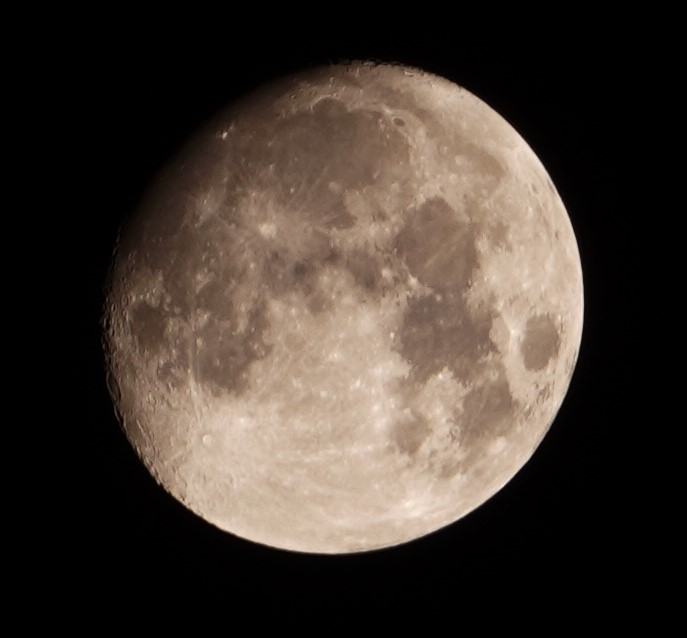
#> input picture resourses/moon.jpg, 687 x 638 px, found by its file name
$ python enhanImg.py
#> lines starting #> are read from the running program, lines starting #| are printed output that depends on the picture
#> further down, original_image is the input picture: shape (638, 687, 3); mean B, G, R 49.2, 57, 67.4
import cv2
import numpy as np

def enhance_details(image, sigma=1.5, strength=1.5):
    # Convert the image to LAB color space
#> called with sigma = 1.5, strength = 1.5
    lab_image = cv2.cvtColor(image, cv2.COLOR_BGR2LAB)
#> lab_image: shape (638, 687, 3); mean of channels 0, 1, 2 61.7, 130.7, 133.6

    # Split the LAB image into L, A, and B channels
    l_channel, a_channel, b_channel = cv2.split(lab_image)
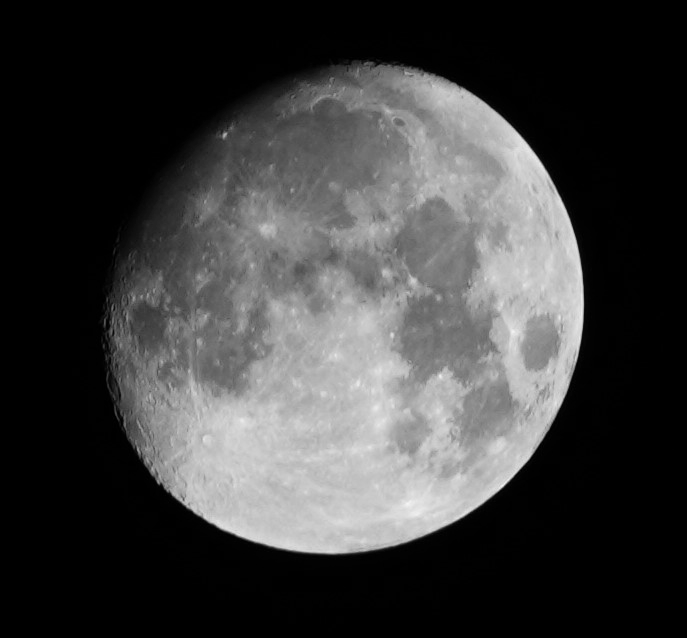
#> l_channel: shape (638, 687); min 0, max 245, mean 61.7
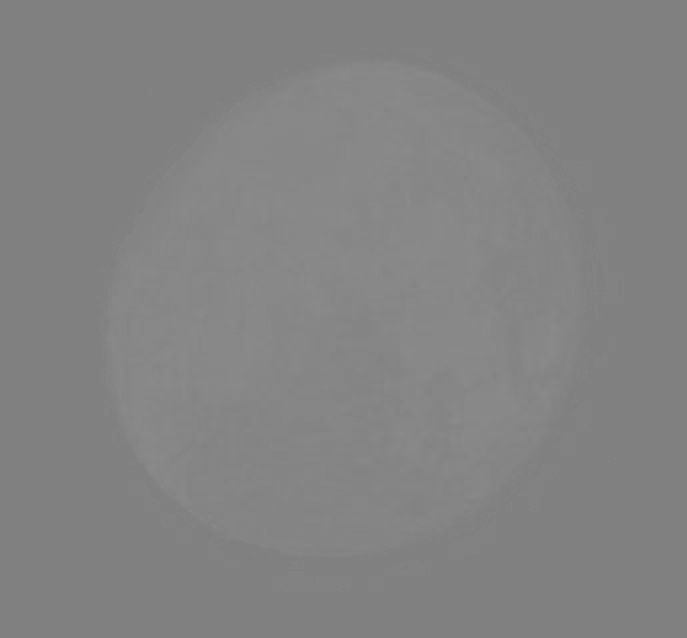
#> a_channel: shape (638, 687); min 126, max 139, mean 130.7

    # Apply unsharp masking to the L channel
    l_channel_enhanced = cv2.GaussianBlur(l_channel, (0, 0), sigma)
    l_channel_enhanced = cv2.addWeighted(l_channel, 1.0 + strength, l_channel_enhanced, -strength, 0)

    # Merge the enhanced L channel with the original A and B channels
    enhanced_lab_image = cv2.merge([l_channel_enhanced, a_channel, b_channel])
#> enhanced_lab_image: shape (638, 687, 3); mean of channels 0, 1, 2 61.9, 130.7, 133.6

    # Convert the enhanced LAB image back to BGR color space
    enhanced_image = cv2.cvtColor(enhanced_lab_image, cv2.COLOR_LAB2BGR)

    return enhanced_image

# Load a colored image
image_path = "resourses/moon.jpg"
original_image = cv2.imread(image_path)

# Adjust details
sigma_value = 1.5  # Adjust this value based on the level of details you want
strength_value = 1.5  # Adjust this value for the strength of the enhancement
enhanced_image = enhance_details(original_image, sigma=sigma_value, strength=strength_value)

# Display the original and enhanced images
cv2.imshow('Original Image', original_image)
cv2.imshow('Enhanced Image', enhanced_image)

cv2.imwrite("colorImage/EnhanchedImage.png", enhanced_image)

cv2.waitKey(0)
cv2.destroyAllWindows()
